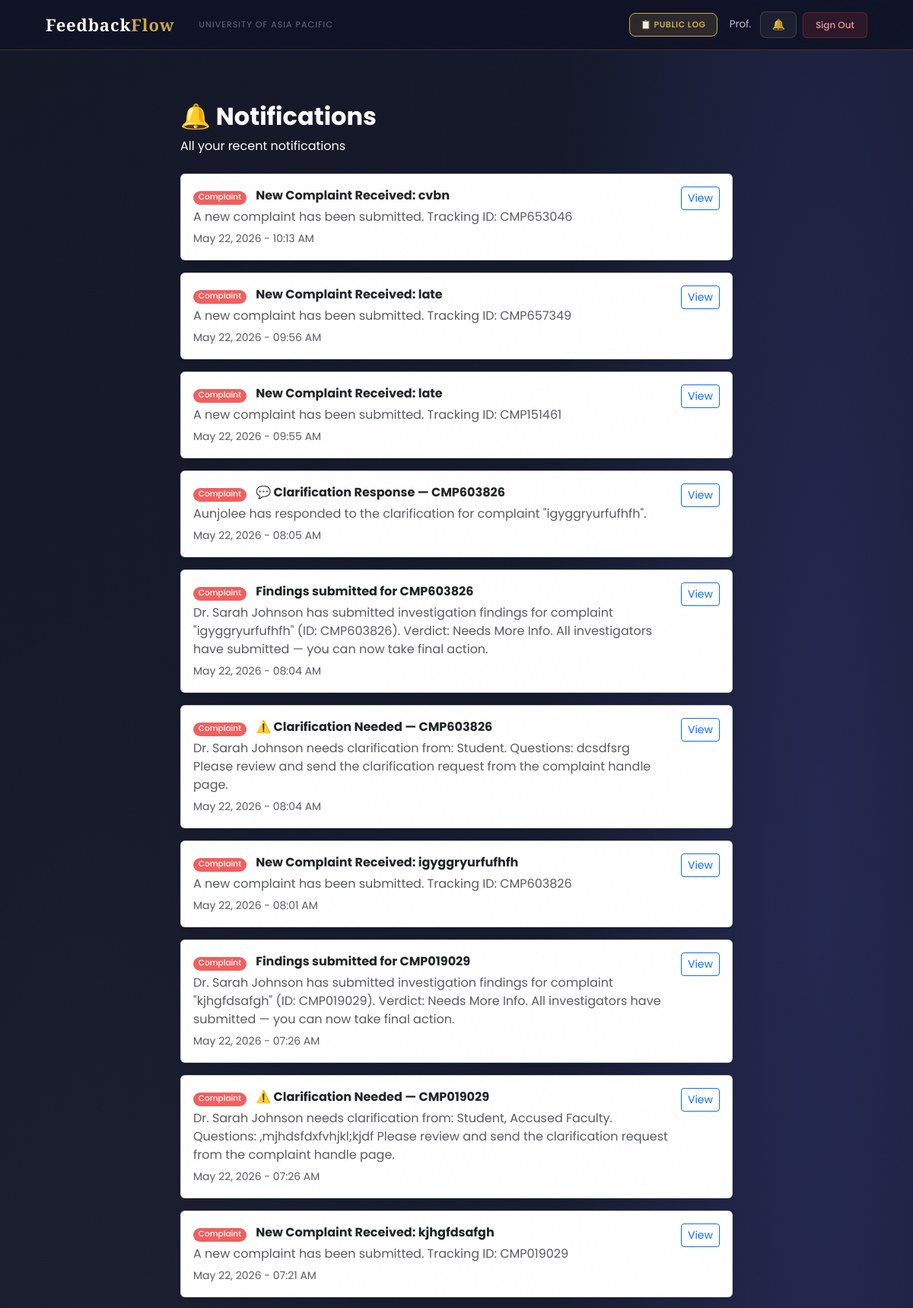
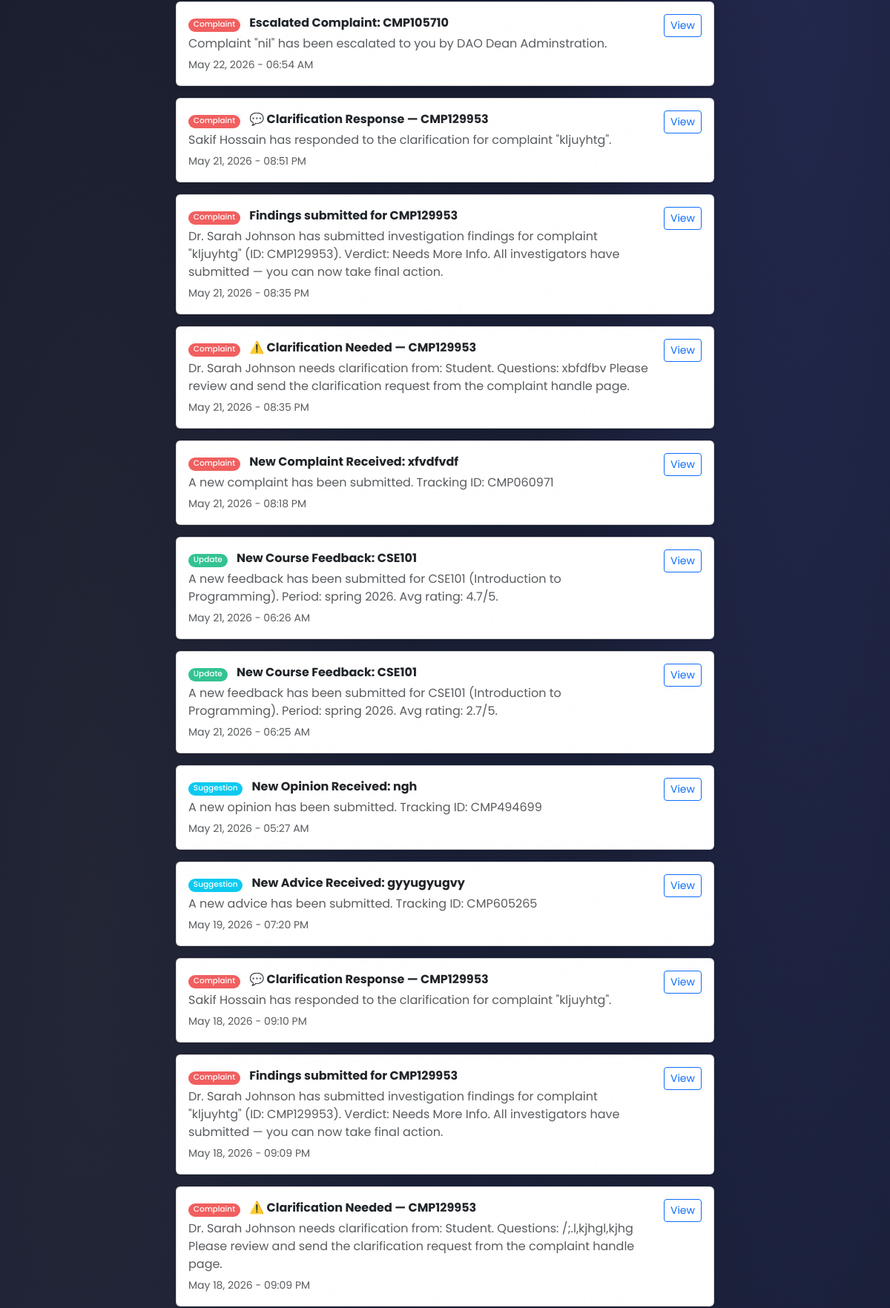
/notifications/ (signed in, upper part), run on the app's committed database (2 pictures, top to bottom).
### users/models.py (models this page shows, shortened)
class User(AbstractBaseUser, PermissionsMixin):
    ROLE_CHOICES = (
        ('Student',   'Student'),
        ('Faculty',   'Faculty'),
        ('HOD',       'Head of Department'),
        ('Staff',     'Staff'),
        ('DAO',       'Dean of Administration Office'),
        ('Admin',     'Administrator'),
        ('Committee', 'Committee Member'),
    )
    DEPARTMENT_CHOICES = (
        ('DBA',          'Department of Business Administration'),
        ('CSE',          'Department of Computer Science and Engineering'),
        ('CE',           'Department of Civil Engineering'),
        ('EEE',          'Department of Electrical and Electronic Engineering'),
        ('Pharmacy',     'Department of Pharmacy'),
        ('Law',          'Department of Law and Human Rights'),
        ('English',      'Department of English'),
        ('Architecture', 'Department of Architecture'),
    )
    COMMITTEE_TYPE_CHOICES = (
        ('Harassment Committee', 'Harassment Committee'),
        ('Proctorial Committee', 'Proctorial Committee'),
    )
    email          = models.EmailField(unique=True, max_length=255)
    full_name      = models.CharField(max_length=150)
    role           = models.CharField(max_length=20, choices=ROLE_CHOICES)
    department     = models.CharField(max_length=100, choices=DEPARTMENT_CHOICES, null=True, blank=True)
    student_id     = models.CharField(max_length=50, unique=True, null=True, blank=True)
    committee_type = models.CharField(max_length=50, choices=COMMITTEE_TYPE_CHOICES, null=True, blank=True)
    is_active      = models.BooleanField(default=True)
    is_staff       = models.BooleanField(default=False)
    created_at     = models.DateTimeField(auto_now_add=True)
    updated_at     = models.DateTimeField(auto_now=True)
    USERNAME_FIELD  = 'email'
    REQUIRED_FIELDS = ['full_name']
    objects = UserManager()
    class Meta:
        verbose_name        = 'User'
        verbose_name_plural = 'Users'
        ordering            = ['-created_at']
    def get_short_name(self):
        return self.full_name.split()[0] if self.full_name else self.email

class Notification(models.Model):
    NOTIFICATION_TYPES = [
        ('complaint',    'Complaint'),
        ('appointment',  'Appointment'),
        ('update',       'Complaint Update'),
        ('feedback',     'Feedback'),
        ('announcement', 'Announcement'),
    ]
    recipient         = models.ForeignKey('User', on_delete=models.CASCADE, related_name='notifications')
    title             = models.CharField(max_length=200)
    message           = models.TextField()
    notification_type = models.CharField(max_length=20, choices=NOTIFICATION_TYPES)
    link              = models.CharField(max_length=200, blank=True, null=True)
    is_read           = models.BooleanField(default=False)
    created_at        = models.DateTimeField(auto_now_add=True)
    class Meta:
        ordering = ['-created_at']

### users/views.py (the view)
# urls.py: path('notifications/',                            views.notifications_view,     name='notifications'),
@login_required
def notifications_view(request):
    notifications = Notification.objects.filter(
        recipient=request.user
    ).order_by('-created_at')
    notifications.filter(is_read=False).update(is_read=True)
    return render(request, 'users/notifications.html', {
        'notifications': notifications,
        'page_title':    'Notifications',
    })

### users/context_processors.py (called while the page is built)
def notifications_count(request):
    if request.user.is_authenticated:
        from users.models import Notification, Announcement
        count = Notification.objects.filter(
            recipient=request.user,
            is_read=False
        ).count()
        active_announcements = []
        for ann in Announcement.objects.filter(is_active=True).order_by('-created_at')[:10]:
            if ann.is_visible_to(request.user):
                active_announcements.append(ann)
            if len(active_announcements) >= 3:
                break
        return {
            'unread_notifications_count': count,
            'active_announcements': active_announcements,
        }
    return {'unread_notifications_count': 0, 'active_announcements': []}

### users/templates/users/notifications.html (shortened to what this page needs)
{% extends 'users/base.html' %}
{% block content %}
<div class="container py-5" style="max-width: 750px;">
    <div class="mb-4">
        <h2 class="fw-bold" style="color:#ffffff;">🔔 Notifications</h2>
        <p class="text-white">All your recent notifications</p>
    </div>
    {% if notifications %}
        {% for notif in notifications %}
        <div class="card mb-3 shadow-sm {% if not notif.is_read %}border-primary{% endif %}">
            <div class="card-body d-flex justify-content-between align-items-start">
                <div>
                    {% if notif.notification_type == 'complaint' %}
                         {% if 'Suggestion' in notif.title or 'Opinion' in notif.title or 'Advice' in notif.title %}
                            <span class="badge bg-info me-2">Suggestion</span>
                        {% elif 'Issue' in notif.title %}
                            <span class="badge bg-warning text-dark me-2">Issue</span>
                        {% else %}
                            <span class="badge bg-danger me-2">Complaint</span>
                        {% endif %}
                    {% elif notif.notification_type == 'appointment' %}
                        <span class="badge bg-primary me-2">Appointment</span>
                    {% else %}
                        <span class="badge bg-success me-2">Update</span>
                    {% endif %}
                    <strong>{{ notif.title }}</strong>
                    <p class="text-muted mb-1 mt-1">{{ notif.message }}</p>
                    <small class="text-muted">{{ notif.created_at|date:"M d, Y - h:i A" }}</small>
                </div>
                {% if notif.link %}
                <a href="{% url 'mark_notification_read' notif.id %}" class="btn btn-sm btn-outline-primary ms-3">
                    View
                </a>
                {% endif %}
            </div>
        </div>
        {% endfor %}
    {% else %}
        <div class="text-center py-5">
            <p style="font-size: 60px;">🔔</p>
            <h5 class="text-muted">No notifications yet</h5>
            <p class="text-muted">You will be notified when something happens.</p>
        </div>
    {% endif %}
</div>
{% endblock %}

### users/templates/users/base.html (shortened to what this page needs)
<!DOCTYPE html>
<html lang="en">
<head>
    <link href="https://cdn.jsdelivr.net/npm/bootstrap@5.3.0/dist/css/bootstrap.min.css" rel="stylesheet">
</head>
<body>
    <nav class="navbar navbar-expand-lg">
        <div class="container-fluid d-flex align-items-center gap-3">
            <a class="navbar-brand" href="/">Feedback<em>Flow</em></a>
            <span class="navbar-text d-none d-md-inline">University of Asia Pacific</span>
            {% if user.is_authenticated %}
            <div class="ms-auto d-flex align-items-center gap-2">
                <a href="{% url 'public_log' %}" class="btn-bell"
                    style="font-size:11px; font-weight:600; text-transform:uppercase; letter-spacing:0.05em; background:rgba(201,168,76,.15); color:var(--gold) !important; border-color:var(--gold) !important;">
                    📋 Public Log
                </a>
                <span class="nav-user-info d-none d-md-inline ms-2">{{ user.get_short_name }}</span>
                <a href="{% url 'notifications' %}" class="btn-bell ms-1">
                    🔔
                </a>
                <a href="{% url 'logout' %}" class="btn-logout">Sign Out</a>
            </div>
            {% endif %}
        </div>
    </nav>
    <main>
        {% block content %}{% endblock %}
    </main>
</body>
</html>

### data on the page
User: get_short_name "Prof."
Notification: notification_type "Complaint", title "New Complaint Received: cvbn", message "A new complaint has been submitted. Tracking ID: CMP653046", created_at "May 22, 2026 - 10:13 AM", shows "View"
Notification: notification_type "Complaint", title "New Complaint Received: late", message "A new complaint has been submitted. Tracking ID: CMP657349", created_at "May 22, 2026 - 09:56 AM", shows "View"
Notification: notification_type "Complaint", title "New Complaint Received: late", message "A new complaint has been submitted. Tracking ID: CMP151461", created_at "May 22, 2026 - 09:55 AM", shows "View"
Notification: notification_type "Complaint", title "💬 Clarification Response — CMP603826", message "Aunjolee has responded to the clarification for complaint \"igyggryurfufhfh\".", created_at "May 22, 2026 - 08:05 AM", shows "View"
Notification: notification_type "Complaint", title "Findings submitted for CMP603826", message "Dr. Sarah Johnson has submitted investigation findings for complaint \"igyggryurfufhfh\" (ID: CMP603826). Verdict: Needs More Info. All investigators have submitted — you can now take final action.", created_at "May 22, 2026 - 08:04 AM", shows "View"
Notification: notification_type "Complaint", title "⚠️ Clarification Needed — CMP603826", message "Dr. Sarah Johnson needs clarification from: Student. Questions: dcsdfsrg Please review and send the clarification request from the complaint handle page.", created_at "May 22, 2026 - 08:04 AM", shows "View"
Notification: notification_type "Complaint", title "New Complaint Received: igyggryurfufhfh", message "A new complaint has been submitted. Tracking ID: CMP603826", created_at "May 22, 2026 - 08:01 AM", shows "View"
Notification: notification_type "Complaint", title "Findings submitted for CMP019029", message "Dr. Sarah Johnson has submitted investigation findings for complaint \"kjhgfdsafgh\" (ID: CMP019029). Verdict: Needs More Info. All investigators have submitted — you can now take final action.", created_at "May 22, 2026 - 07:26 AM", shows "View"
Notification: notification_type "Complaint", title "⚠️ Clarification Needed — CMP019029", message "Dr. Sarah Johnson needs clarification from: Student, Accused Faculty. Questions: ,mjhdsfdxfvhjkl;kjdf Please review and send the clarification request from the complaint handle page.", created_at "May 22, 2026 - 07:26 AM", shows "View"
Notification: notification_type "Complaint", title "New Complaint Received: kjhgfdsafgh", message "A new complaint has been submitted. Tracking ID: CMP019029", created_at "May 22, 2026 - 07:21 AM", shows "View"
Notification: notification_type "Complaint", title "Escalated Complaint: CMP105710", message "Complaint \"nil\" has been escalated to you by DAO Dean Adminstration.", created_at "May 22, 2026 - 06:54 AM", shows "View"
Notification: notification_type "Complaint", title "💬 Clarification Response — CMP129953", message "Sakif Hossain has responded to the clarification for complaint \"kljuyhtg\".", created_at "May 21, 2026 - 08:51 PM", shows "View"
Notification: notification_type "Complaint", title "Findings submitted for CMP129953", message "Dr. Sarah Johnson has submitted investigation findings for complaint \"kljuyhtg\" (ID: CMP129953). Verdict: Needs More Info. All investigators have submitted — you can now take final action.", created_at "May 21, 2026 - 08:35 PM", shows "View"
Notification: notification_type "Complaint", title "⚠️ Clarification Needed — CMP129953", message "Dr. Sarah Johnson needs clarification from: Student. Questions: xbfdfbv Please review and send the clarification request from the complaint handle page.", created_at "May 21, 2026 - 08:35 PM", shows "View"
Notification: notification_type "Complaint", title "New Complaint Received: xfvdfvdf", message "A new complaint has been submitted. Tracking ID: CMP060971", created_at "May 21, 2026 - 08:18 PM", shows "View"
Notification: notification_type "Update", title "New Course Feedback: CSE101", message "A new feedback has been submitted for CSE101 (Introduction to Programming). Period: spring 2026. Avg rating: 4.7/5.", created_at "May 21, 2026 - 06:26 AM", shows "View"
Notification: notification_type "Update", title "New Course Feedback: CSE101", message "A new feedback has been submitted for CSE101 (Introduction to Programming). Period: spring 2026. Avg rating: 2.7/5.", created_at "May 21, 2026 - 06:25 AM", shows "View"
Notification: notification_type "Suggestion", title "New Opinion Received: ngh", message "A new opinion has been submitted. Tracking ID: CMP494699", created_at "May 21, 2026 - 05:27 AM", shows "View"
Notification: notification_type "Suggestion", title "New Advice Received: gyyugyugvy", message "A new advice has been submitted. Tracking ID: CMP605265", created_at "May 19, 2026 - 07:20 PM", shows "View"
Notification: notification_type "Complaint", title "💬 Clarification Response — CMP129953", message "Sakif Hossain has responded to the clarification for complaint \"kljuyhtg\".", created_at "May 18, 2026 - 09:10 PM", shows "View"
Notification: notification_type "Complaint", title "Findings submitted for CMP129953", message "Dr. Sarah Johnson has submitted investigation findings for complaint \"kljuyhtg\" (ID: CMP129953). Verdict: Needs More Info. All investigators have submitted — you can now take final action.", created_at "May 18, 2026 - 09:09 PM", shows "View"
Notification: notification_type "Complaint", title "⚠️ Clarification Needed — CMP129953", message "Dr. Sarah Johnson needs clarification from: Student. Questions: /;.l,kjhgl,kjhg Please review and send the clarification request from the complaint handle page.", created_at "May 18, 2026 - 09:09 PM", shows "View"
